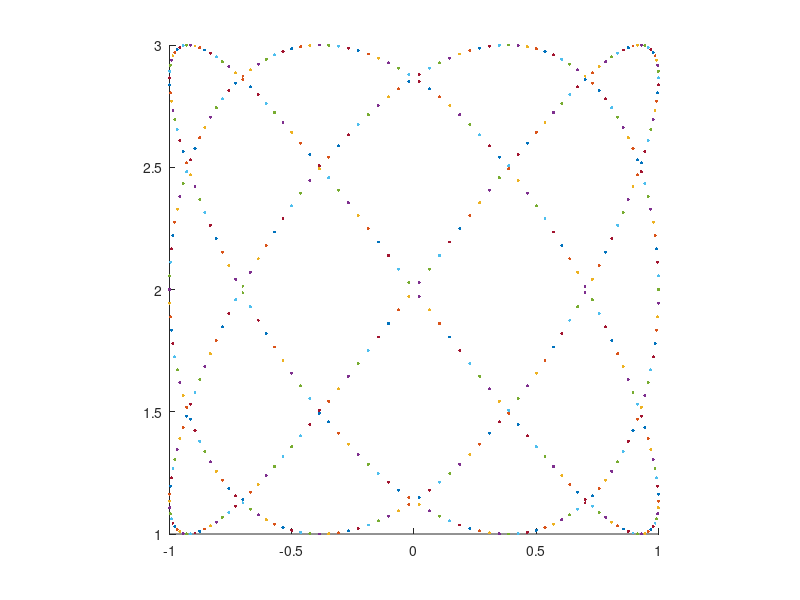

The MATLAB script that drew this image:
close all
clear
clc

figure;
axis([-1 1 1 3])
pbaspect([1 1 1])
hold on;

N = 1000;

speed1 = 2.4;
r1 = 1;
angle1 = 0:speed1:(speed1*N);
x1 = r1 * cosd(angle1);
y1 = r1 * sind(angle1);

speed2 = 3.2;
r2 = 1;
angle2 = 0:speed2:(speed2*N);
x2 = r2 * cosd(angle2) + 2;
y2 = r2 * sind(angle2) + 2;

for i = 1:N
    scatter(x1(i), y2(i), 5, 'filled');
    pause(0.0001);
end